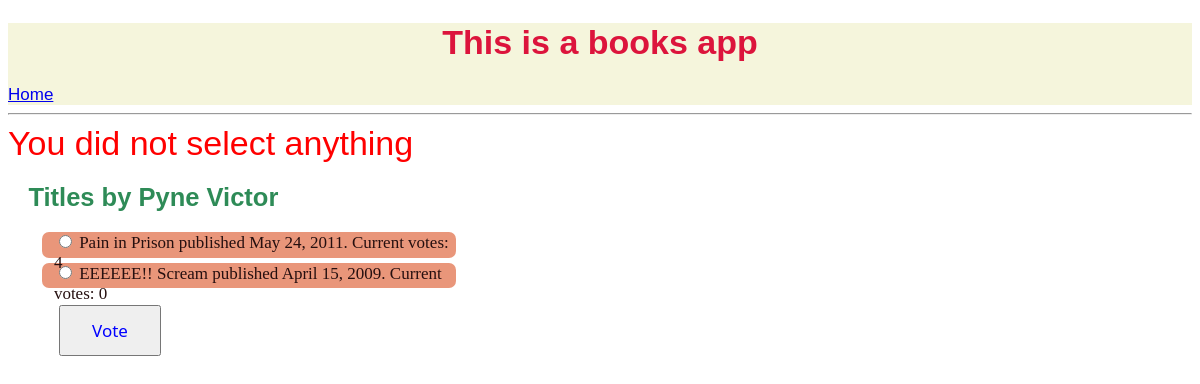
The app's page /books/10/vote/, older data.
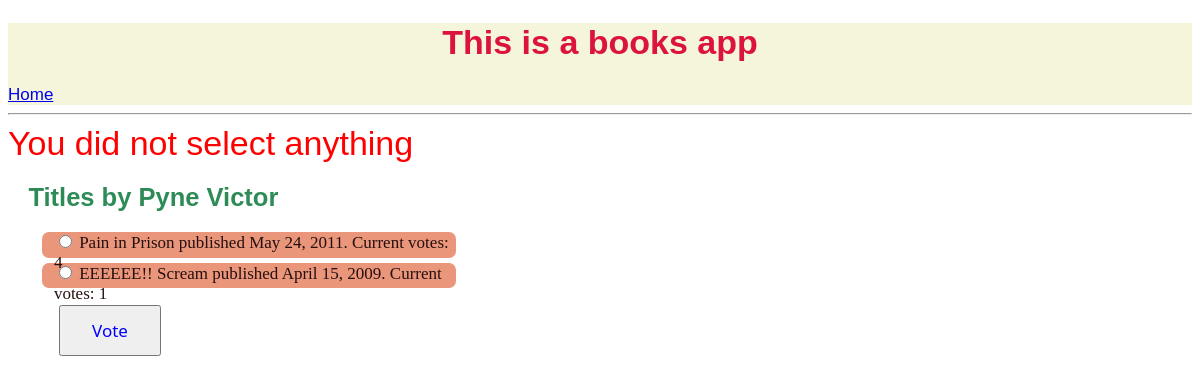
The same page, newer data.
### books/models.py (models this page shows, shortened)
class Book(models.Model):
    book_id = models.CharField(max_length=200, primary_key=True)
    title = models.CharField(max_length=200)
    author = models.ForeignKey(Author, on_delete=models.PROTECT)
    publisher = models.CharField(max_length=400)
    number_of_pages = models.IntegerField()
    year_of_publication = models.DateField()
    genre = models.CharField(max_length=200)
    is_favourite = models.BooleanField()
    date_added = models.DateTimeField(auto_now_add=True)
    book_cover = models.FileField(upload_to='books_cover', default='books_cover/default.png')
    votes = models.IntegerField(default=0)

### books/views.py (the view)
# urls.py: path('<the_book_id>/vote/', views.vote, name='vote'),
def vote(request, the_book_id):
    book = get_object_or_404(Book, book_id=the_book_id)
    author_name = book.author
    author = Author.objects.get(name = author_name)
    books = author.book_set.all()
    try:
        to_vote = get_object_or_404(Book, book_id=request.POST['book'])
    except (KeyError, Book.DoesNotExist):
        return render(request, 'books/same_author.html', {
            'books': books,
            'author':author,
            'error_message': 'You did not select anything',
        })
    else:
        to_vote.votes += 1
        to_vote.save()
        return HttpResponseRedirect(reverse('books:index'))

### books/models.py (called while the page is built)
    def __str__(self):
        return self.name

### books/templates/books/same_author.html (shortened to what this page needs)
{% extends "books/base.html" %}
{% load staticfiles %}
{% block style %}<link type="text/css" rel="stylesheet" href="{% static 'books/same.css'%}">{% endblock style %}
{% block body %}
{% if books %}
    <div class='red'>
        {% if error_message %} {{error_message }}{% endif %}
    </div>
    <h2 id='other'>Titles by {{ author.name }}</h2>
    <form action="{% url 'books:vote' author.author_id %}" method="post">
        {% for book in books %}
        <div id='li'>
            <input type="radio" name="book" id="book{{ forloop.counter }}" value="{{ book.book_id }}">
            <label for="book{{ forloop.counter }}"><a href="{% url 'books:detail' book.book_id %}">{{book.title}} </a>published {{ book.year_of_publication }}. Current votes: {{ book.votes }}</label>
            <br />
        </div>
        {% endfor %}
        <div id='button'><input type="submit" value="Vote"></div>
    </form>
{% else %}
    <p class="red">{{author.name}} has no books</p>
{% endif %}
{% endblock body %}

Row changes from the older to the newer data that the page shows:
changed Book "EEEEEE!! Scream": votes "0" → "1"
